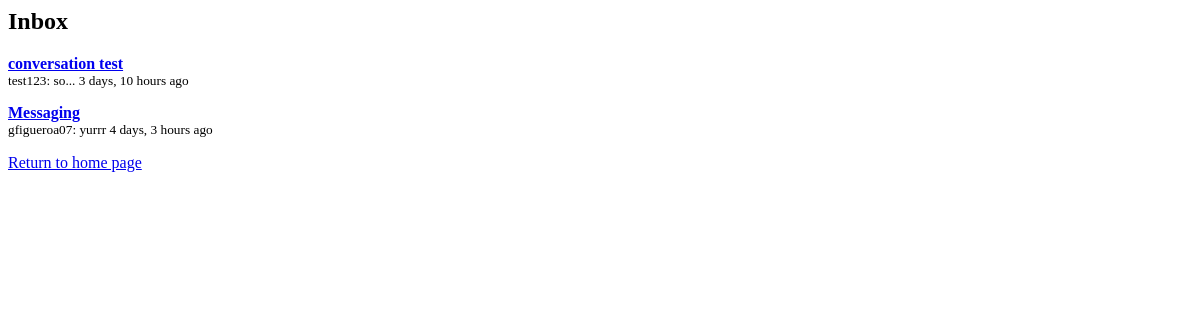
The page /users/conversations/ (signed in) on the database as committed earlier.
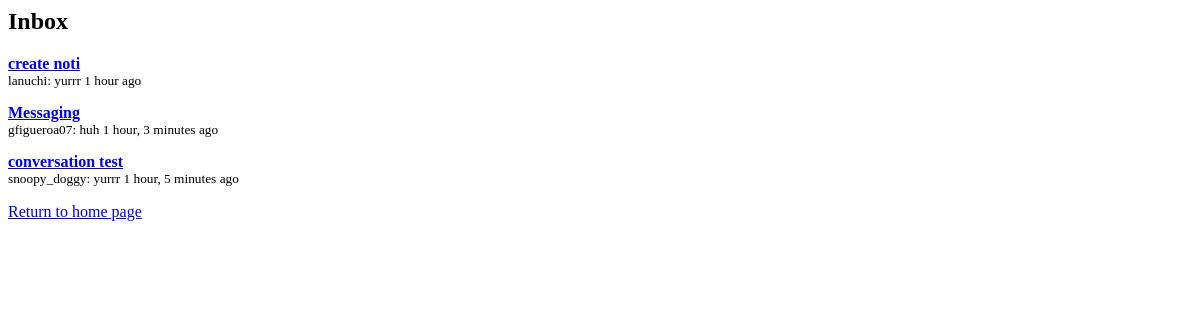
The same page on the database as committed later.
### users/models.py (models this page shows)
class Conversation(models.Model):
    job = models.ForeignKey(JobListing, on_delete=models.CASCADE)
    applicant = models.ForeignKey(User, on_delete=models.CASCADE)
    created_at = models.DateTimeField(auto_now_add=True)
    class Meta:
        unique_together = ('job', 'applicant')

class JobListing(models.Model):
    job_status = [
        ('OPEN', 'open'),
        ('PENDING', 'pending'),
        ('COMPLETED', 'completed'),
        ('CANCELLED', 'cancelled'),
    ]
    profile = models.ForeignKey(Profile, on_delete=models.CASCADE)
    price = models.FloatField(blank=False, default=0.0)
    title = models.TextField(max_length=200)
    description = models.CharField(max_length=800, blank=False)
    date = models.DateTimeField(auto_now_add=True)
    status = models.CharField(max_length=10, choices=job_status, default='open')
    images = models.ImageField(upload_to='job_pics/', blank=True, null=True)
    due_date = models.TextField(max_length=20, blank=True, null=True)
    def __str__(self):
        return self.title

class  Message(models.Model):
    conversation = models.ForeignKey(Conversation,  on_delete=models.CASCADE, related_name='messages')
    sender = models.ForeignKey(User, on_delete=models.CASCADE, related_name='sent_messages')
    content = models.TextField()
    timestamp = models.DateTimeField(auto_now_add=True)
    created_at = models.DateTimeField(auto_now_add=True)
    is_read = models.BooleanField(default=False)
    class Meta:
        ordering = ['timestamp']

### users/views.py (the view)
# urls.py: path('conversations/', views.inbox, name='inbox'),
@login_required
def inbox(request):
    profile = None
    try:
        profile = request.user
    except:
        pass
    if profile:
        conversations = Conversation.objects.filter(
            Q(applicant=profile) |
            Q(job__profile__user=request.user)
            ).annotate(last_message_time=Max('messages__created_at')
            ).order_by('-last_message_time')
        convo_data = []
        for convo in conversations:
            last_message = convo.messages.order_by('-created_at').first()
            has_unread = convo.messages.filter(
                is_read=False
            ).exclude(sender=request.user).exists()
            convo_data.append({
                'conversation': convo,
                'last_message': last_message,
                'has_unread': has_unread
            })
        return render(request, 'users/inbox.html', {
            'convo_data': convo_data
        })
    else:
        conversations = Conversation.objects.none()

### users/context_processors.py (called while the page is built)
def unread_messages(request):
    if request.user.is_authenticated:
        conversations = Conversation.objects.filter(
            messages__is_read=False
        ).exclude(messages__sender=request.user).distinct()
        count = conversations.count()
    else:
        count = 0
    return {'unread_count': count}

### users/templates/users/inbox.html (shortened to what this page needs)
<h2>Inbox</h2>
{% for item in convo_data %}
    <div style="margin-bottom: 15px;">
        <a href="{% url 'conversation_details' item.conversation.id %}">
            <strong>{{ item.conversation.job }}</strong>
        </a>
        <br>
        {% if item.last_message %}
            <small>
                {{ item.last_message.sender }}:
                {{ item.last_message.content|truncatechars:40 }}
                {{ item.last_message.created_at|timesince }} ago
            </small>
        {% endif %}
        <br>
    </div>
{% endfor %}
<p><a href="/">Return to home page</a></p>

Rows that differ between the two databases and show on the page:
added Conversation: conversation.job "create noti", last_message.sender "lanuchi", last_message.content "yurrr", last_message.created_at "1 hour"
shown differently, row unchanged: Conversation "Messaging": last_message.content "yurrr" → "huh"; last_message.created_at "4 days, 3 hours" → "1 hour, 3 minutes"; moves up the list
computed for Conversation "conversation test": last_message.sender "test123" → "snoopy_doggy"; last_message.content "so..." → "yurrr"; last_message.created_at "3 days, 10 hours" → "1 hour, 5 minutes"
